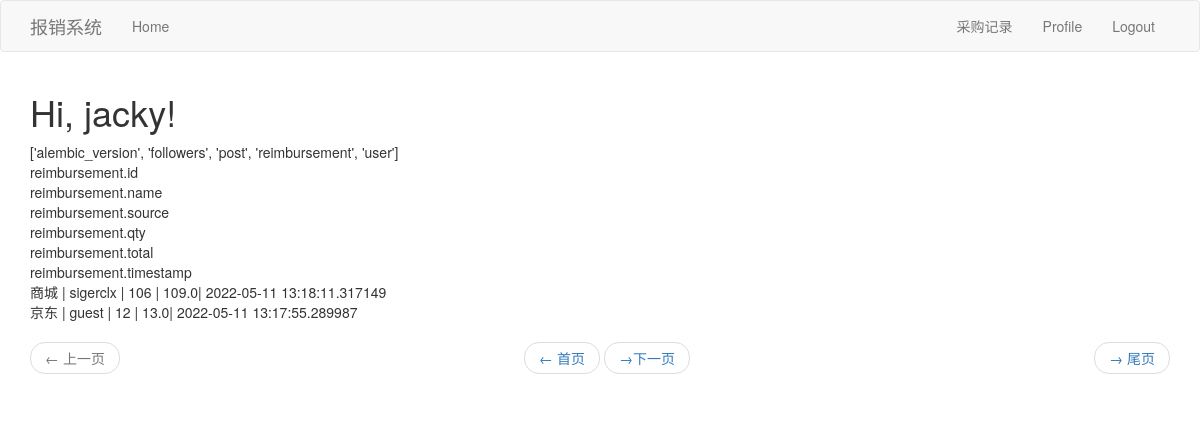
Page /home/index (signed in) on the committed database.
### app/models.py (models this page shows, shortened)
class User(UserMixin,db.Model):
    id = db.Column(db.Integer, primary_key=True)
    username = db.Column(db.String(64), index=True, unique=True)
    email = db.Column(db.String(120), index=True, unique=True)
    password_hash = db.Column(db.String(128))
    about_me = db.Column(db.String(140))
    last_seen = db.Column(db.DateTime, default=datetime.utcnow)
    followed = db.relationship(
        'User', secondary=followers,
        primaryjoin=(followers.c.follower_id == id),
        secondaryjoin=(followers.c.followed_id == id),
        backref=db.backref('followers', lazy='dynamic'), lazy='dynamic')
    posts = db.relationship('Post', backref='author', lazy='dynamic')

class Reimbursement(db.Model):
    id = db.Column(db.Integer,primary_key=True,autoincrement=True)
    source = db.Column(db.String(10))
    name = db.Column(db.String(50))
    qty = db.Column(db.Integer)
    total = db.Column(db.Float)
    timestamp = db.Column(db.DateTime, index=True, default=datetime.utcnow)

### app/home/routes.py (the view)
@bp.route('/')
@bp.route('/index')
@login_required
def index():
    page = request.args.get('page', 1, type=int)
    reimbursements = Reimbursement.query.order_by(Reimbursement.timestamp.desc()).paginate(
        page, app.config['POSTS_PER_PAGE'], False)
    Allpages = math.ceil(int(reimbursements.total) /  app.config['POSTS_PER_PAGE'])
    first_url = url_for('home.index', baseDict=baseDict, page=1)
    next_url = url_for('home.index', baseDict=baseDict,page=reimbursements.next_num) \
        if reimbursements.has_next else None
    prev_url = url_for('home.index',baseDict=baseDict, page=reimbursements.prev_num) \
        if reimbursements.has_prev else None
    last_url = url_for('home.index', page=Allpages)
    return render_template('home/index.html', baseDict=baseDict, reimbursements=reimbursements.items,
                           first_url=first_url,next_url=next_url, prev_url=prev_url,last_url=last_url)

### app/home/routes.py (called while the page is built)
@bp.before_request
def before_request():
    if current_user.is_authenticated:
        current_user.last_seen = datetime.utcnow()
        db.session.commit()

### app/models.py (called while the page is built)
@login.user_loader
def load_user(id):
    return User.query.get(int(id))

### app/templates/home/index.html (shortened to what this page needs)
{% extends "base.html" %}
{% import 'bootstrap/wtf.html' as wtf %}
{% block app_content  %}
    <h1>Hi, {{ current_user.username }}!</h1>
    <div>{{ baseDict['tables'] }}</div>
    {% for field in baseDict['reimbursement'] %}
    <div>{{ field }}</div>
    {% endfor %}
    {% for reimbursement in reimbursements %}
    <div>{{ reimbursement.source }} | {{ reimbursement.name }} | {{ reimbursement.qty }} | {{ reimbursement.total }}| {{ reimbursement.timestamp }} </div>
    {% endfor %}
    <nav aria-label="...">
            <ul class="pager">
                <li class="previous{% if not prev_url %} disabled{% endif %}">
                    <a href="{{ prev_url or '#' }}">
                        <span aria-hidden="true">&larr;</span> 上一页
                    </a>
                </li>
                <li class="first{% if not first_url %} disabled{% endif %}">
                    <a href="{{ first_url or '#' }}">
                        <span aria-hidden="true">&larr;</span> 首页
                    </a>
                </li>
                <li class="next{% if not last_url %} disabled{% endif %}">
                    <a href="{{ last_url or '#' }}">
                        <span aria-hidden="true">&rarr;</span> 尾页
                    </a>
                </li>
                <li class="last{% if not next_url %} disabled{% endif %}">
                    <a href="{{ next_url or '#' }}">
                         <span aria-hidden="true">&rarr;</span>下一页
                    </a>
                </li>
            </ul>
        </nav>
{% endblock %}

### rows in the picture
User: username "jacky"
Reimbursement: source "商城", name "sigerclx", qty "106", total "109.0", timestamp "2022-05-11 13:18:11.317149"
Reimbursement: source "京东", name "guest", qty "12", total "13.0", timestamp "2022-05-11 13:17:55.289987"

### other values in the picture
{{ baseDict['tables'] }} "['alembic_version', 'followers', 'post', 'reimbursement', 'user']"
{{ field }} "reimbursement.id" "reimbursement.name" "reimbursement.source" "reimbursement.qty" "reimbursement.total" "reimbursement.timestamp"
